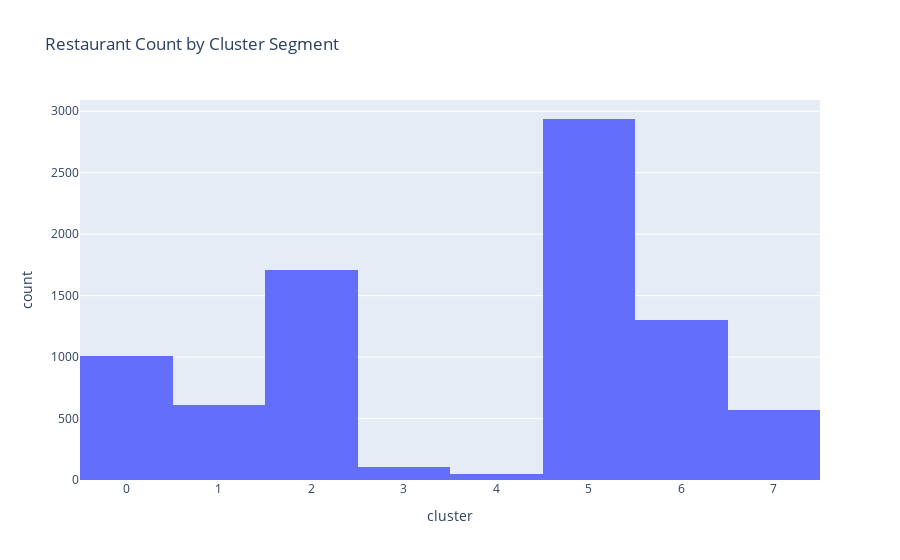

Notebook code for this chart:
### Code cell
fig = px.histogram(final_rest_df, x="cluster", title="Restaurant Count by Cluster Segment")
fig.show()

### Figure 1 — Plotly figure (JSON) as saved in the notebook; plotly's stock layout.template omitted (floating-point values rounded to 4 significant figures; data arrays with more than 128 entries replaced by an {"elided": "..."} marker saying what was removed)
{"data": [{"bingroup": "x", "hovertemplate": "cluster=%{x}<br>count=%{y}<extra></extra>", "legendgroup": "", "marker": {"color": "#636efa", "pattern": {"shape": ""}}, "name": "", "orientation": "v", "showlegend": false, "type": "histogram", "x": {"elided": "8302 int values"}, "xaxis": "x", "yaxis": "y"}], "layout": {"barmode": "relative", "legend": {"tracegroupgap": 0}, "title": {"text": "Restaurant Count by Cluster Segment"}, "xaxis": {"anchor": "y", "domain": [0, 1], "title": {"text": "cluster"}}, "yaxis": {"anchor": "x", "domain": [0, 1], "title": {"text": "count"}}}}
